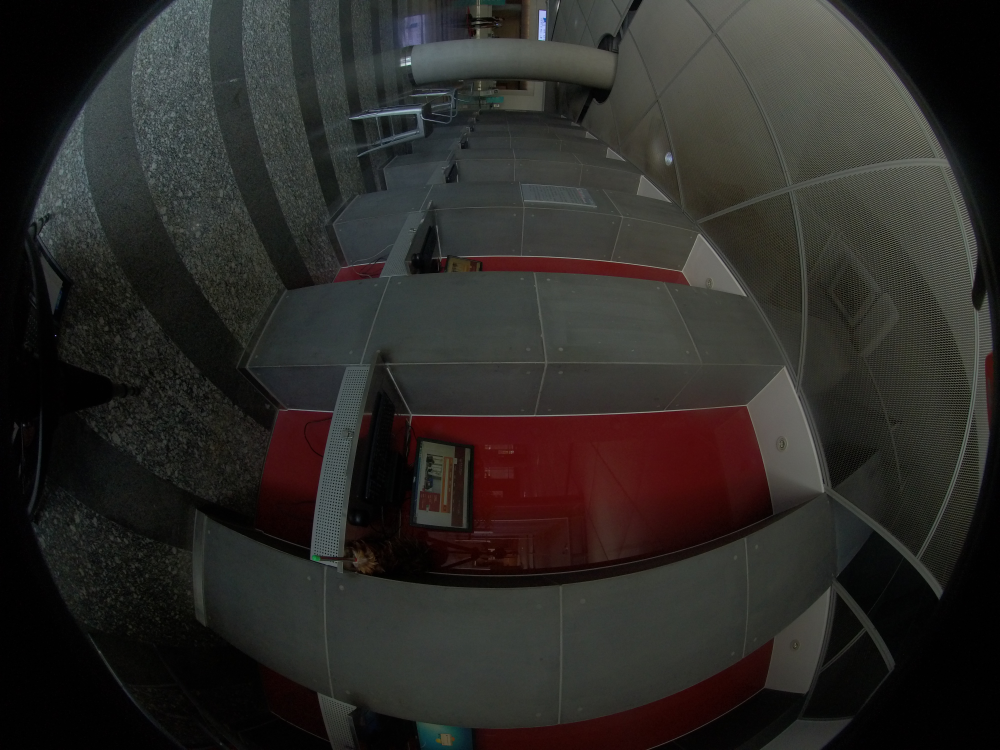
#> input picture cv2utils/origin_1.jpg, 4000 x 3000 px (shown at 1/4 size)
$ python distort.py   (older library calls are emulated)
#> lines starting #> are read from the running program, lines starting #| are printed output that depends on the picture
import cv2
import numpy as np

img_found = 'origin_1.jpg'
img = cv2.imread(img_found)
#> img is the input picture: shape (3000, 4000, 3); mean B, G, R 38.6, 41.4, 43.5
img = cv2.resize(img,(640,480))
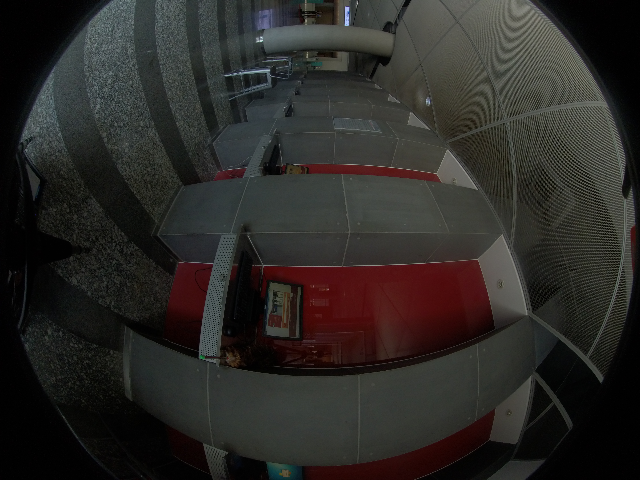
#> img: shape (480, 640, 3); mean B, G, R 38.5, 41.3, 43.5
_img_shape = img.shape[:2]
DIM = _img_shape[::-1]
#> DIM = (640, 480)
camera_matrix = np.array([[ 1.9469000000000000e+02, 0., 3.2046899999999999e+02],
                          [0., 1.9399400000000000e+02, 2.3898800000000000e+02],
                          [0., 0., 1. ]])

dist_coefs = np.array([[ -2.6072300000000000e-02, 4.8158400000000001e-03,
       -4.9776700000000000e-03, 1.0583000000000001e-03]])
map1, map2 = cv2.fisheye.initUndistortRectifyMap(camera_matrix, dist_coefs, np.eye(3), camera_matrix, DIM,cv2.CV_16SC2)
undistorted_img = cv2.remap(img, map1, map2, interpolation=cv2.INTER_LINEAR,borderMode=cv2.BORDER_CONSTANT)
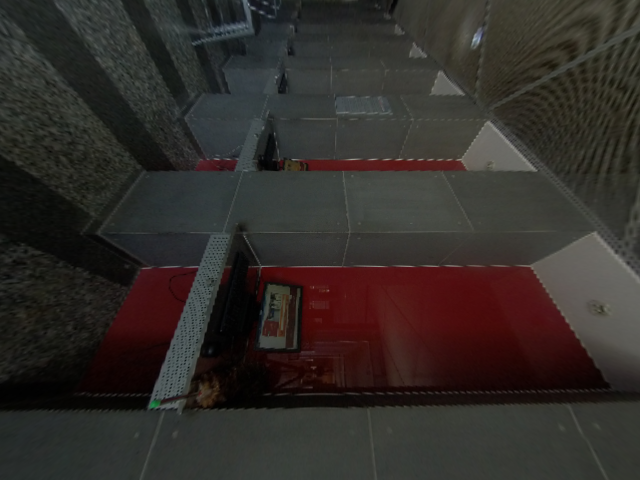
#> undistorted_img: shape (480, 640, 3); mean B, G, R 41.2, 44.7, 49.8

# crop and save the image
outfile = img_found + '_undistorted.png'
print('Undistorted image written to: %s' % outfile)
cv2.imshow(outfile, undistorted_img)
cv2.waitKey(0)

$ run again, with gallery_img/101500.png saved as cv2utils/origin_1.jpg
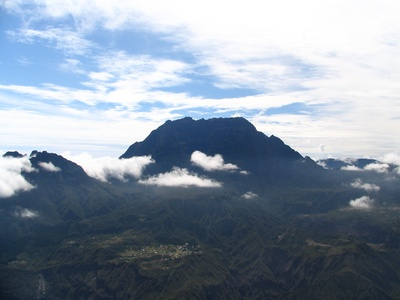
#> input picture gallery_img/101500.png, 400 x 300 px
#> img is the input picture: shape (300, 400, 3); mean B, G, R 164, 149.4, 136.7
#> img: shape (480, 640, 3)
#> `undistorted_img = cv2.remap(img, map1, map2, interpolation=cv2.INTER_L..`:
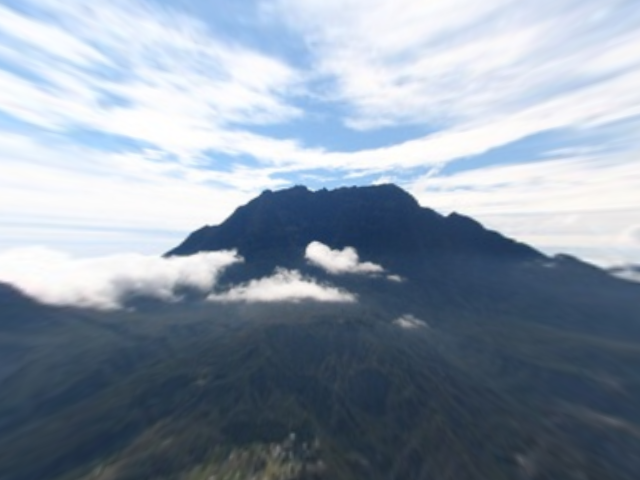
#> undistorted_img: shape (480, 640, 3); mean B, G, R 168.2, 152.8, 139.6

$ run again, with gallery_img/101501.png saved as cv2utils/origin_1.jpg
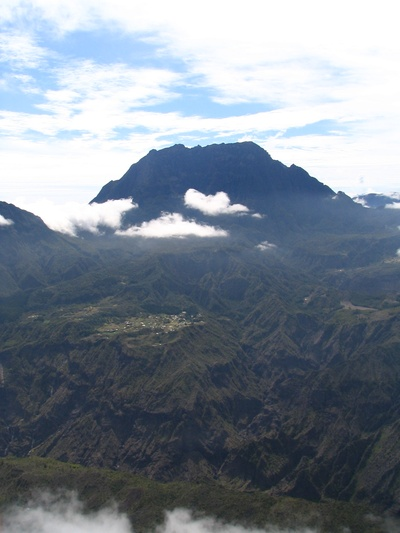
#> input picture gallery_img/101501.png, 400 x 533 px
#> img is the input picture: shape (533, 400, 3); mean B, G, R 146.2, 134.7, 124.8
#> `img = cv2.resize(img,(640,480))`:
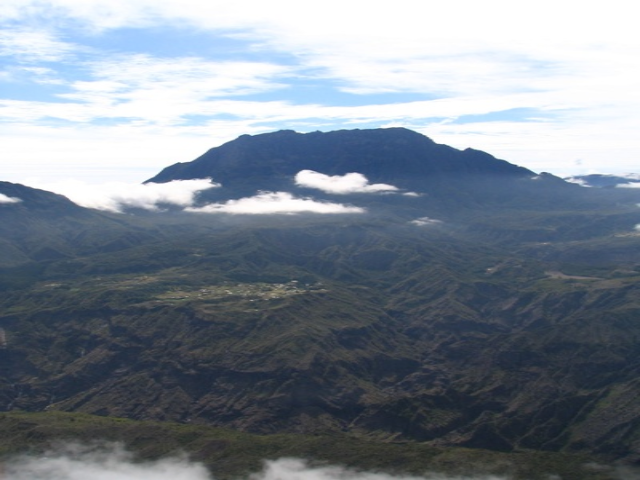
#> img: shape (480, 640, 3); mean B, G, R 146.1, 134.6, 124.7
#> `undistorted_img = cv2.remap(img, map1, map2, interpolation=cv2.INTER_L..`:
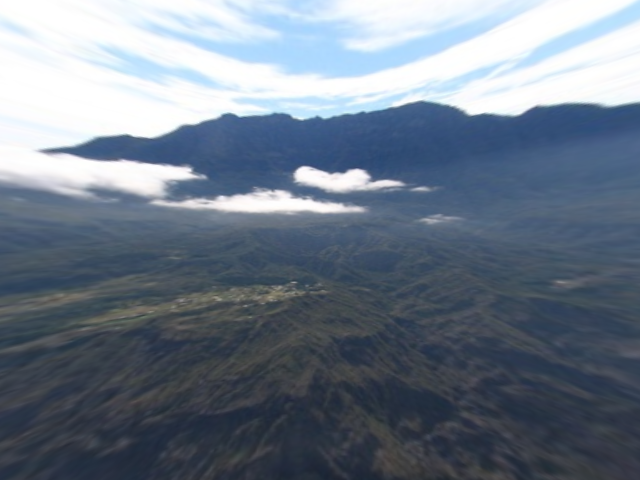
#> undistorted_img: shape (480, 640, 3); mean B, G, R 137.6, 122.8, 110.8
